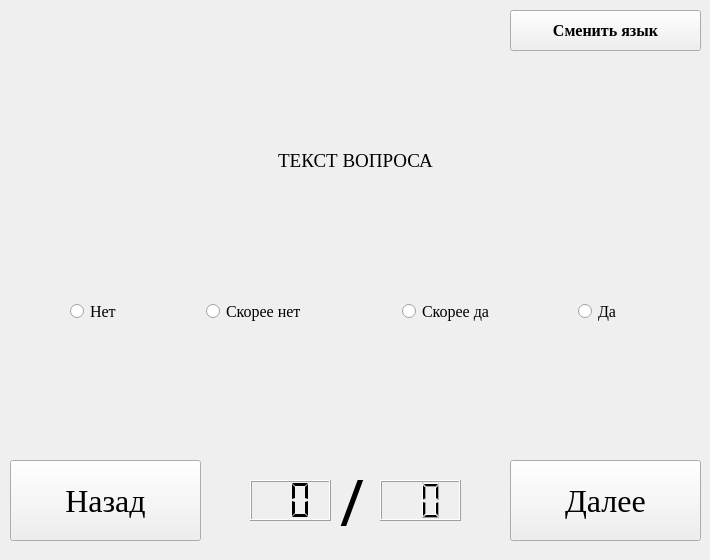
<?xml version="1.0" encoding="UTF-8"?>
<ui version="4.0">
 <class>QuestionWindow</class>
 <widget class="QWidget" name="QuestionWindow">
  <property name="geometry">
   <rect>
    <x>0</x>
    <y>0</y>
    <width>710</width>
    <height>560</height>
   </rect>
  </property>
  <property name="sizePolicy">
   <sizepolicy hsizetype="Fixed" vsizetype="Fixed">
    <horstretch>0</horstretch>
    <verstretch>0</verstretch>
   </sizepolicy>
  </property>
  <property name="minimumSize">
   <size>
    <width>710</width>
    <height>560</height>
   </size>
  </property>
  <property name="maximumSize">
   <size>
    <width>710</width>
    <height>560</height>
   </size>
  </property>
  <property name="windowTitle">
   <string>Myers-Briggs test</string>
  </property>
  <widget class="QLabel" name="question_text">
   <property name="geometry">
    <rect>
     <x>0</x>
     <y>60</y>
     <width>711</width>
     <height>201</height>
    </rect>
   </property>
   <property name="font">
    <font>
     <family>Times New Roman</family>
     <pointsize>14</pointsize>
    </font>
   </property>
   <property name="layoutDirection">
    <enum>Qt::LeftToRight</enum>
   </property>
   <property name="text">
    <string>ТЕКСТ ВОПРОСА</string>
   </property>
   <property name="textFormat">
    <enum>Qt::PlainText</enum>
   </property>
   <property name="alignment">
    <set>Qt::AlignCenter</set>
   </property>
  </widget>
  <widget class="QLCDNumber" name="current_num">
   <property name="geometry">
    <rect>
     <x>250</x>
     <y>480</y>
     <width>81</width>
     <height>41</height>
    </rect>
   </property>
   <property name="smallDecimalPoint">
    <bool>false</bool>
   </property>
   <property name="digitCount">
    <number>2</number>
   </property>
   <property name="segmentStyle">
    <enum>QLCDNumber::Flat</enum>
   </property>
   <property name="value" stdset="0">
    <double>0.000000000000000</double>
   </property>
  </widget>
  <widget class="QPushButton" name="proceed_bt">
   <property name="geometry">
    <rect>
     <x>510</x>
     <y>460</y>
     <width>191</width>
     <height>81</height>
    </rect>
   </property>
   <property name="font">
    <font>
     <family>Times New Roman</family>
     <pointsize>24</pointsize>
     <weight>50</weight>
     <bold>false</bold>
     <underline>false</underline>
    </font>
   </property>
   <property name="text">
    <string>Далее</string>
   </property>
  </widget>
  <widget class="QPushButton" name="back_bt">
   <property name="geometry">
    <rect>
     <x>10</x>
     <y>460</y>
     <width>191</width>
     <height>81</height>
    </rect>
   </property>
   <property name="font">
    <font>
     <family>Times New Roman</family>
     <pointsize>24</pointsize>
    </font>
   </property>
   <property name="text">
    <string>Назад</string>
   </property>
  </widget>
  <widget class="QPushButton" name="change_lang_bt">
   <property name="geometry">
    <rect>
     <x>510</x>
     <y>10</y>
     <width>191</width>
     <height>41</height>
    </rect>
   </property>
   <property name="font">
    <font>
     <family>Times New Roman</family>
     <pointsize>12</pointsize>
     <weight>75</weight>
     <bold>true</bold>
    </font>
   </property>
   <property name="text">
    <string>Сменить язык</string>
   </property>
  </widget>
  <widget class="QWidget" name="horizontalLayoutWidget">
   <property name="geometry">
    <rect>
     <x>0</x>
     <y>270</y>
     <width>701</width>
     <height>82</height>
    </rect>
   </property>
   <layout class="QHBoxLayout" name="horizontalLayout">
    <item>
     <widget class="QRadioButton" name="rB1">
      <property name="sizePolicy">
       <sizepolicy hsizetype="Minimum" vsizetype="Minimum">
        <horstretch>0</horstretch>
        <verstretch>0</verstretch>
       </sizepolicy>
      </property>
      <property name="minimumSize">
       <size>
        <width>60</width>
        <height>80</height>
       </size>
      </property>
      <property name="maximumSize">
       <size>
        <width>60</width>
        <height>80</height>
       </size>
      </property>
      <property name="font">
       <font>
        <family>Times New Roman</family>
        <pointsize>12</pointsize>
       </font>
      </property>
      <property name="layoutDirection">
       <enum>Qt::LeftToRight</enum>
      </property>
      <property name="text">
       <string>Нет</string>
      </property>
      <property name="iconSize">
       <size>
        <width>20</width>
        <height>20</height>
       </size>
      </property>
     </widget>
    </item>
    <item>
     <widget class="QRadioButton" name="rB2">
      <property name="sizePolicy">
       <sizepolicy hsizetype="Minimum" vsizetype="Minimum">
        <horstretch>0</horstretch>
        <verstretch>0</verstretch>
       </sizepolicy>
      </property>
      <property name="minimumSize">
       <size>
        <width>120</width>
        <height>80</height>
       </size>
      </property>
      <property name="maximumSize">
       <size>
        <width>120</width>
        <height>80</height>
       </size>
      </property>
      <property name="font">
       <font>
        <family>Times New Roman</family>
        <pointsize>12</pointsize>
       </font>
      </property>
      <property name="text">
       <string>Скорее нет</string>
      </property>
     </widget>
    </item>
    <item>
     <widget class="QRadioButton" name="rB3">
      <property name="sizePolicy">
       <sizepolicy hsizetype="Minimum" vsizetype="Minimum">
        <horstretch>0</horstretch>
        <verstretch>0</verstretch>
       </sizepolicy>
      </property>
      <property name="minimumSize">
       <size>
        <width>100</width>
        <height>80</height>
       </size>
      </property>
      <property name="maximumSize">
       <size>
        <width>100</width>
        <height>80</height>
       </size>
      </property>
      <property name="font">
       <font>
        <family>Times New Roman</family>
        <pointsize>12</pointsize>
       </font>
      </property>
      <property name="text">
       <string>Скорее да</string>
      </property>
     </widget>
    </item>
    <item>
     <widget class="QRadioButton" name="rB4">
      <property name="sizePolicy">
       <sizepolicy hsizetype="Minimum" vsizetype="Minimum">
        <horstretch>0</horstretch>
        <verstretch>0</verstretch>
       </sizepolicy>
      </property>
      <property name="minimumSize">
       <size>
        <width>50</width>
        <height>80</height>
       </size>
      </property>
      <property name="maximumSize">
       <size>
        <width>50</width>
        <height>80</height>
       </size>
      </property>
      <property name="font">
       <font>
        <family>Times New Roman</family>
        <pointsize>12</pointsize>
       </font>
      </property>
      <property name="text">
       <string>Да</string>
      </property>
      <property name="checkable">
       <bool>true</bool>
      </property>
     </widget>
    </item>
   </layout>
  </widget>
  <widget class="QLCDNumber" name="num_of_questions">
   <property name="geometry">
    <rect>
     <x>380</x>
     <y>480</y>
     <width>81</width>
     <height>41</height>
    </rect>
   </property>
   <property name="digitCount">
    <number>2</number>
   </property>
  </widget>
  <widget class="QLabel" name="slash">
   <property name="geometry">
    <rect>
     <x>340</x>
     <y>450</y>
     <width>81</width>
     <height>101</height>
    </rect>
   </property>
   <property name="font">
    <font>
     <family>Segoe Print</family>
     <pointsize>48</pointsize>
    </font>
   </property>
   <property name="text">
    <string>/</string>
   </property>
  </widget>
 </widget>
 <resources/>
 <connections/>
</ui>
